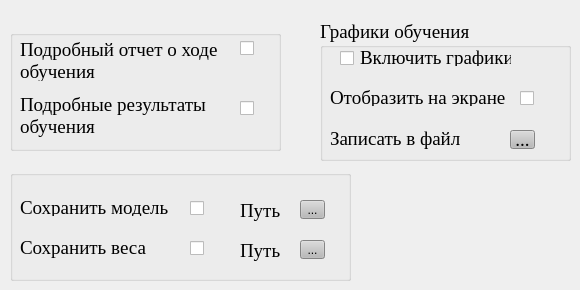
    <widget class="QWidget" name="tab_3">
     <attribute name="title">
      <string>Вывод результатов</string>
     </attribute>
     <widget class="QGroupBox" name="groupBox_7">
      <property name="geometry">
       <rect>
        <x>320</x>
        <y>20</y>
        <width>251</width>
        <height>141</height>
       </rect>
      </property>
      <property name="font">
       <font>
        <family>Times New Roman</family>
        <pointsize>14</pointsize>
       </font>
      </property>
      <property name="title">
       <string>Графики обучения</string>
      </property>
      <widget class="QLabel" name="label_19">
       <property name="geometry">
        <rect>
         <x>10</x>
         <y>70</y>
         <width>181</width>
         <height>16</height>
        </rect>
       </property>
       <property name="font">
        <font>
         <family>Times New Roman</family>
         <pointsize>14</pointsize>
        </font>
       </property>
       <property name="text">
        <string>Отобразить на экране</string>
       </property>
      </widget>
      <widget class="QCheckBox" name="display_plots">
       <property name="geometry">
        <rect>
         <x>200</x>
         <y>70</y>
         <width>16</width>
         <height>17</height>
        </rect>
       </property>
       <property name="text">
        <string/>
       </property>
      </widget>
      <widget class="QLabel" name="label_20">
       <property name="geometry">
        <rect>
         <x>10</x>
         <y>108</y>
         <width>131</width>
         <height>21</height>
        </rect>
       </property>
       <property name="font">
        <font>
         <family>Times New Roman</family>
         <pointsize>14</pointsize>
        </font>
       </property>
       <property name="text">
        <string>Записать в файл</string>
       </property>
      </widget>
      <widget class="QToolButton" name="file_plots">
       <property name="geometry">
        <rect>
         <x>190</x>
         <y>110</y>
         <width>25</width>
         <height>19</height>
        </rect>
       </property>
       <property name="styleSheet">
        <string notr="true">background-color: rgb(185, 185, 185);</string>
       </property>
       <property name="text">
        <string>...</string>
       </property>
      </widget>
      <widget class="QLabel" name="label_28">
       <property name="geometry">
        <rect>
         <x>40</x>
         <y>30</y>
         <width>151</width>
         <height>16</height>
        </rect>
       </property>
       <property name="font">
        <font>
         <family>Times New Roman</family>
         <pointsize>14</pointsize>
        </font>
       </property>
       <property name="text">
        <string>Включить графики</string>
       </property>
      </widget>
      <widget class="QCheckBox" name="plots_check">
       <property name="geometry">
        <rect>
         <x>20</x>
         <y>30</y>
         <width>16</width>
         <height>17</height>
        </rect>
       </property>
       <property name="text">
        <string/>
       </property>
      </widget>
     </widget>
     <widget class="QGroupBox" name="groupBox_8">
      <property name="geometry">
       <rect>
        <x>10</x>
        <y>30</y>
        <width>271</width>
        <height>121</height>
       </rect>
      </property>
      <property name="title">
       <string/>
      </property>
      <widget class="QLabel" name="label_18">
       <property name="geometry">
        <rect>
         <x>10</x>
         <y>60</y>
         <width>191</width>
         <height>51</height>
        </rect>
       </property>
       <property name="font">
        <font>
         <family>Times New Roman</family>
         <pointsize>14</pointsize>
        </font>
       </property>
       <property name="text">
        <string>Подробные результаты 
обучения</string>
       </property>
      </widget>
      <widget class="QCheckBox" name="result_check">
       <property name="geometry">
        <rect>
         <x>230</x>
         <y>70</y>
         <width>16</width>
         <height>17</height>
        </rect>
       </property>
       <property name="text">
        <string/>
       </property>
      </widget>
      <widget class="QLabel" name="label_17">
       <property name="geometry">
        <rect>
         <x>10</x>
         <y>10</y>
         <width>211</width>
         <height>41</height>
        </rect>
       </property>
       <property name="font">
        <font>
         <family>Times New Roman</family>
         <pointsize>14</pointsize>
        </font>
       </property>
       <property name="text">
        <string>Подробный отчет о ходе 
обучения</string>
       </property>
      </widget>
      <widget class="QCheckBox" name="otchet_check">
       <property name="geometry">
        <rect>
         <x>230</x>
         <y>10</y>
         <width>16</width>
         <height>17</height>
        </rect>
       </property>
       <property name="text">
        <string/>
       </property>
      </widget>
     </widget>
     <widget class="QGroupBox" name="groupBox_9">
      <property name="geometry">
       <rect>
        <x>10</x>
        <y>170</y>
        <width>341</width>
        <height>111</height>
       </rect>
      </property>
      <property name="title">
       <string/>
      </property>
      <widget class="QLabel" name="label_21">
       <property name="geometry">
        <rect>
         <x>10</x>
         <y>30</y>
         <width>151</width>
         <height>16</height>
        </rect>
       </property>
       <property name="font">
        <font>
         <family>Times New Roman</family>
         <pointsize>14</pointsize>
        </font>
       </property>
       <property name="text">
        <string>Сохранить модель</string>
       </property>
      </widget>
      <widget class="QCheckBox" name="model_check">
       <property name="geometry">
        <rect>
         <x>180</x>
         <y>30</y>
         <width>16</width>
         <height>17</height>
        </rect>
       </property>
       <property name="text">
        <string/>
       </property>
      </widget>
      <widget class="QLabel" name="label_25">
       <property name="geometry">
        <rect>
         <x>10</x>
         <y>67</y>
         <width>131</width>
         <height>21</height>
        </rect>
       </property>
       <property name="font">
        <font>
         <family>Times New Roman</family>
         <pointsize>14</pointsize>
        </font>
       </property>
       <property name="text">
        <string>Сохранить веса</string>
       </property>
      </widget>
      <widget class="QCheckBox" name="weights_check">
       <property name="geometry">
        <rect>
         <x>180</x>
         <y>70</y>
         <width>16</width>
         <height>17</height>
        </rect>
       </property>
       <property name="text">
        <string/>
       </property>
      </widget>
      <widget class="QLabel" name="label_26">
       <property name="geometry">
        <rect>
         <x>230</x>
         <y>30</y>
         <width>41</width>
         <height>21</height>
        </rect>
       </property>
       <property name="font">
        <font>
         <family>Times New Roman</family>
         <pointsize>14</pointsize>
        </font>
       </property>
       <property name="text">
        <string>Путь</string>
       </property>
      </widget>
      <widget class="QLabel" name="label_27">
       <property name="geometry">
        <rect>
         <x>230</x>
         <y>70</y>
         <width>41</width>
         <height>21</height>
        </rect>
       </property>
       <property name="font">
        <font>
         <family>Times New Roman</family>
         <pointsize>14</pointsize>
        </font>
       </property>
       <property name="text">
        <string>Путь</string>
       </property>
      </widget>
      <widget class="QToolButton" name="model_path">
       <property name="geometry">
        <rect>
         <x>290</x>
         <y>30</y>
         <width>25</width>
         <height>19</height>
        </rect>
       </property>
       <property name="styleSheet">
        <string notr="true">background-color: rgb(185, 185, 185);</string>
       </property>
       <property name="text">
        <string>...</string>
       </property>
      </widget>
      <widget class="QToolButton" name="weights_path">
       <property name="geometry">
        <rect>
         <x>290</x>
         <y>70</y>
         <width>25</width>
         <height>19</height>
        </rect>
       </property>
       <property name="styleSheet">
        <string notr="true">background-color: rgb(185, 185, 185);</string>
       </property>
       <property name="text">
        <string>...</string>
       </property>
      </widget>
     </widget>
     <zorder>groupBox_9</zorder>
     <zorder>groupBox_8</zorder>
     <zorder>groupBox_7</zorder>
    </widget>
